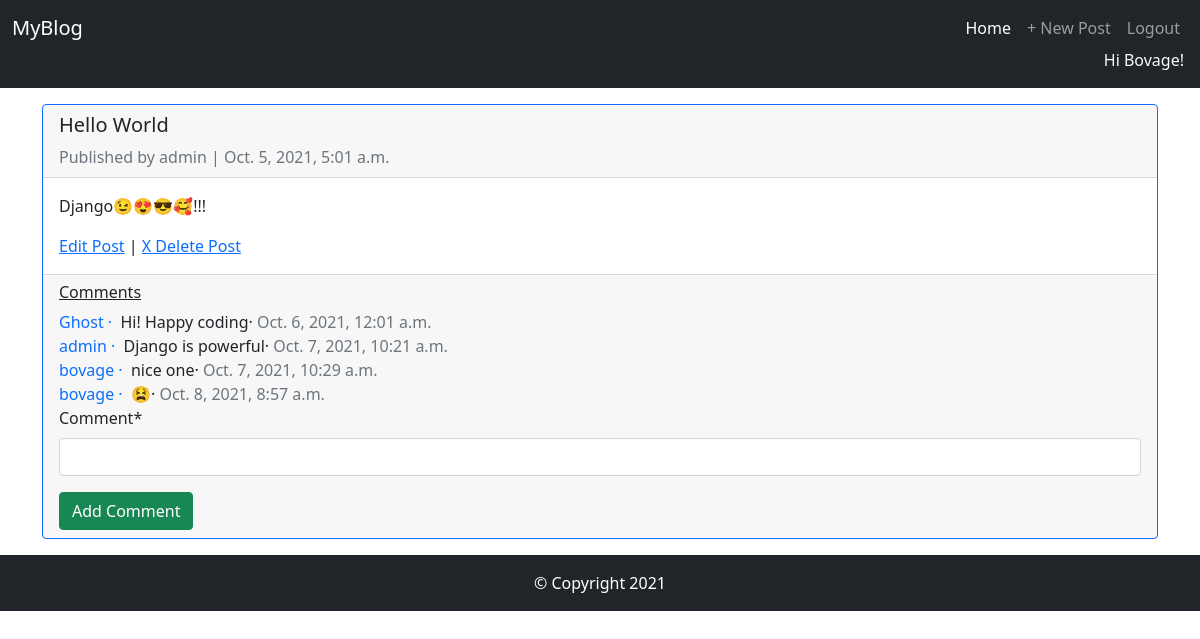
Screenshot of /post/14/ (signed in) with the database file from the repository.
### pages/models.py (models this page shows, shortened)
class Post(models.Model):
    title = models.CharField(max_length=200)
    date = models.DateTimeField(auto_now_add=True)
    author = models.ForeignKey('auth.User', on_delete=models.CASCADE)
    body = models.TextField()

class Comment(models.Model):
    post = models.ForeignKey(Post, on_delete=models.CASCADE, related_name="comments")
    comment = models.CharField(max_length=140)
    author = models.ForeignKey('auth.User', on_delete=models.CASCADE)
    created = models.DateTimeField(auto_now_add=True)
    def __str__(self):
        return self.comment

### pages/views.py (the view, shortened to what this page needs)
# urls.py: path('post/<int:pk>/', BlogDetailView.as_view(), name = 'post_detail'),
class BlogDetailView(DetailView):
    model = Post
    template_name = 'post_detail.html'
    def get_context_data(self, **kwargs):
        context = super().get_context_data(**kwargs)
        context['comment_form'] = CommentForm()
        return context

### pages/form.py
class CommentForm(forms.ModelForm):
    class Meta:
        model = Comment
        fields = ('comment',)

### templates/post_detail.html (shortened to what this page needs)
{% extends 'base.html' %}
{% load crispy_forms_tags %}
{% block content %}
<div class="row">
    <div class="col-12 mt-3">
        <div class="card border-primary">
            <div class="card-header">
                <h5>{{ post.title }}</h5>
                <p class="text-muted mb-0">
                    Published by <span class="">{{ post.author }} | {{ post.date }}</span>
                </p>
            </div>
            <div class="card-body">
                <p class="card-text">{{ post.body }}</p>
                <a href="{% url 'post_edit' post.pk %}">Edit Post</a> |
                <a href="{% url 'post_delete' post.pk %}">X Delete Post</a>
            </div>
            <div class="card-footer">
                <h6 class="font-weight-bold text-decoration-underline">Comments</h6>
                {% for comment in post.comments.all %}
                <p class="mb-0">
                    <span class="text-primary">{{ comment.author }} &middot;</span>&nbsp;&nbsp;{{ comment }}&middot
                    <span class="text-muted">{{ comment.created }}</span>
                </p>
                {% empty %}
                <p class="text-muted">There are no comments yet.</p>
                {% endfor %}
                <form method="POST">{% csrf_token %}
                    {{ comment_form|crispy }}
                    <button class="btn btn-success" type="submit">Add Comment</button>
                </form>
            </div>
        </div>
    </div>
</div>
{% endblock content %}

### templates/base.html (shortened to what this page needs)
{% load static %}
<!DOCTYPE html>
<html lang="en">
<head>
    <link href="https://cdn.jsdelivr.net/npm/bootstrap@5.1.1/dist/css/bootstrap.min.css" rel="stylesheet"
>
</head>
<body>
    <header class="bg-dark">
        <nav class="navbar navbar-expand-md navbar-dark bg-dark pb-0">
            <div class="container-fluid">
                <a class="navbar-brand" href="{% url 'home' %}">MyBlog</a>
                <div class="collapse navbar-collapse" id="navbarSupportedContent">
                    <ul class="navbar-nav ms-auto mb-2 mb-lg-0">
                        <li class="nav-item">
                            <a class="nav-link active" aria-current="page" href="{% url 'home' %}">Home</a>
                        </li>
                        <li class="nav-item">
                            <a class="nav-link" href="{% url 'post_new' %}">+ New Post</a>
                        </li>
                        {% if user.is_authenticated %}
                        <li class="nav-item">
                            <a class="nav-link" href="{% url 'logout' %}">Logout</a>
                        </li>
                    {% endif %}
                </div>
            </div>
        </nav>
        <div class="d-flex flex-sm-row justify-content-sm-end px-3">
            {% if user.is_authenticated %}
            <p class="text-light">Hi {{ user.username|title }}!</p>
            {% else %}
            <p class="text-light">You are not logged in</p>
            {% endif %}
        </div>
    </header>
    <section id="blog-posts">
        <div class="container-sm">
            {% block content %}
            {% endblock content %}
        </div>
    </section>
    <footer class="bg-dark py-3 mt-3">
        <div class="container-sm text-center text-white">
            &copy; Copyright 2021
        </div>
    </footer>
</body>
</html>

### rows the page displays
Post: title "Hello World", author "admin", date "Oct. 5, 2021, 5:01 a.m.", body "Django😉😍😎🥰!!!"
Comment: author "Ghost", comment "Hi! Happy coding", created "Oct. 6, 2021, 12:01 a.m."
Comment: author "admin", comment "Django is powerful", created "Oct. 7, 2021, 10:21 a.m."
Comment: author "bovage", comment "nice one", created "Oct. 7, 2021, 10:29 a.m."
Comment: author "bovage", comment "😫", created "Oct. 8, 2021, 8:57 a.m."

### other values shown
{{ user.username|title }} "Bovage"
